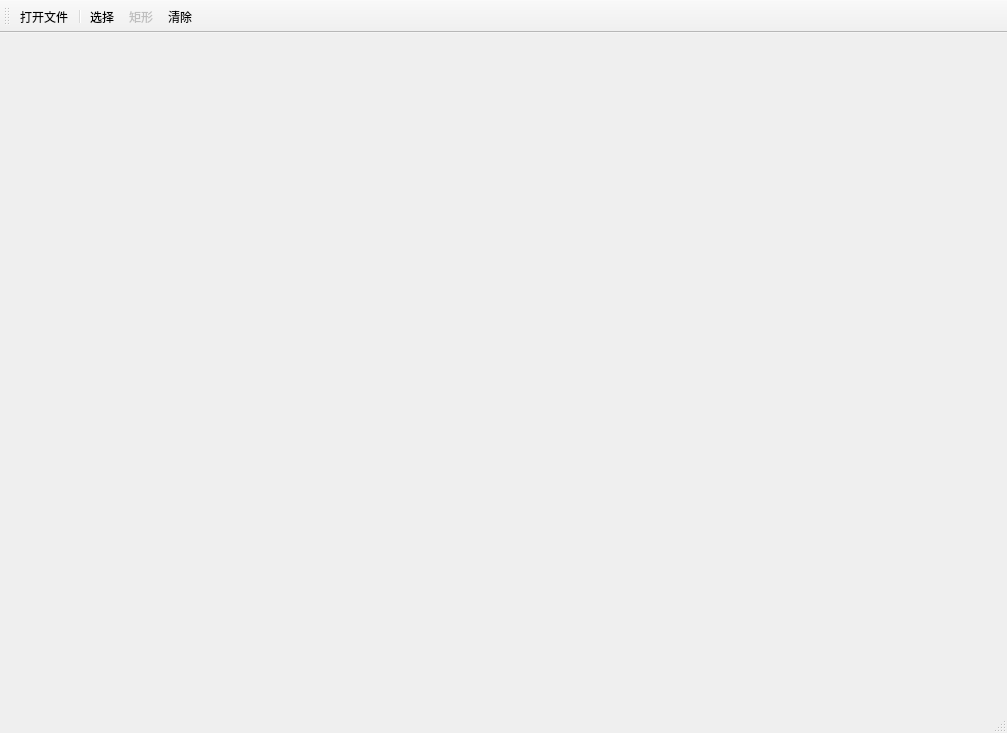
<?xml version="1.0" encoding="UTF-8"?>
<ui version="4.0">
 <class>MainWindow</class>
 <widget class="QMainWindow" name="MainWindow">
  <property name="geometry">
   <rect>
    <x>0</x>
    <y>0</y>
    <width>1007</width>
    <height>733</height>
   </rect>
  </property>
  <property name="windowTitle">
   <string>MainWindow</string>
  </property>
  <widget class="QWidget" name="centralwidget">
   <layout class="QVBoxLayout" name="verticalLayout"/>
  </widget>
  <widget class="QMenuBar" name="menubar">
   <property name="geometry">
    <rect>
     <x>0</x>
     <y>0</y>
     <width>1007</width>
     <height>22</height>
    </rect>
   </property>
  </widget>
  <widget class="QStatusBar" name="statusBar"/>
  <widget class="QToolBar" name="toolBar">
   <property name="windowTitle">
    <string>toolBar</string>
   </property>
   <attribute name="toolBarArea">
    <enum>TopToolBarArea</enum>
   </attribute>
   <attribute name="toolBarBreak">
    <bool>false</bool>
   </attribute>
   <addaction name="openfileAction"/>
   <addaction name="separator"/>
   <addaction name="selectTool"/>
   <addaction name="rectangleTool"/>
   <addaction name="clearTool"/>
  </widget>
  <action name="rectangleTool">
   <property name="checkable">
    <bool>true</bool>
   </property>
   <property name="enabled">
    <bool>false</bool>
   </property>
   <property name="icon">
    <iconset resource="../qrc.qrc">
     <normaloff>:/images/rectangle.png</normaloff>:/images/rectangle.png</iconset>
   </property>
   <property name="text">
    <string>矩形</string>
   </property>
   <property name="toolTip">
    <string>矩形</string>
   </property>
   <property name="shortcut">
    <string>R</string>
   </property>
  </action>
  <action name="openfileAction">
   <property name="icon">
    <iconset resource="../qrc.qrc">
     <normaloff>:/images/open.png</normaloff>:/images/open.png</iconset>
   </property>
   <property name="text">
    <string>打开文件</string>
   </property>
   <property name="toolTip">
    <string>打开文件</string>
   </property>
   <property name="shortcut">
    <string>Ctrl+O</string>
   </property>
  </action>
  <action name="selectTool">
   <property name="checkable">
    <bool>true</bool>
   </property>
   <property name="icon">
    <iconset resource="../qrc.qrc">
     <normaloff>:/images/select.png</normaloff>:/images/select.png</iconset>
   </property>
   <property name="text">
    <string>选择</string>
   </property>
   <property name="toolTip">
    <string>选择</string>
   </property>
   <property name="shortcut">
    <string>S</string>
   </property>
  </action>
  <action name="clearTool">
   <property name="icon">
    <iconset resource="../qrc.qrc">
     <normaloff>:/images/clear.png</normaloff>:/images/clear.png</iconset>
   </property>
   <property name="text">
    <string>清除</string>
   </property>
   <property name="toolTip">
    <string>清除所有图元</string>
   </property>
  </action>
 </widget>
 <resources>
  <include location="../qrc.qrc"/>
 </resources>
 <connections/>
</ui>
